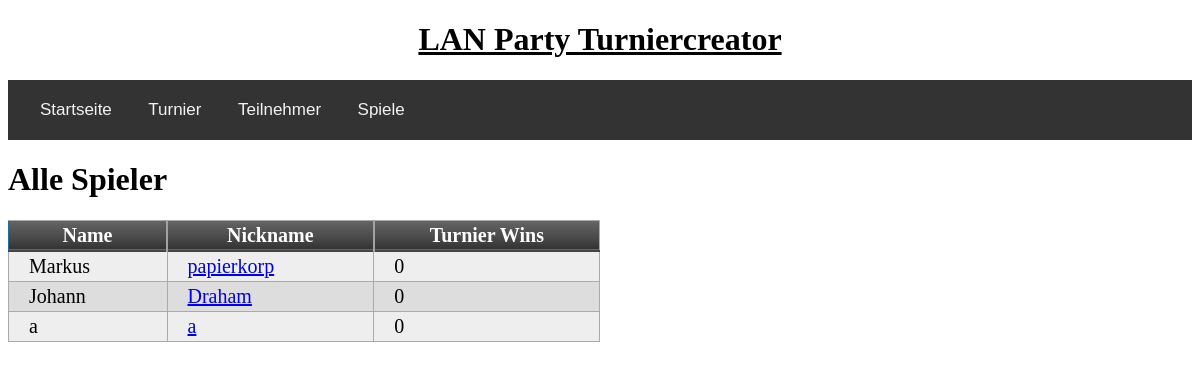
The app's page /teilnehmer with its own data.
### tables this page shows
CREATE TABLE teilnehmer(teilnehmerid integer primary key autoincrement, name text, nickname text unique);

### app/routes.py (the view)
@app.route('/teilnehmer', methods=["POST", "GET"])
def teilnehmer():
	alle_teilnehmer = get_all_teilnehmer()
	return render_template('teilnehmer.html', title="Alle Teilnehmer Übersicht", alle_teilnehmer=alle_teilnehmer)

### app/db.py (called while the page is built)
def get_all_teilnehmer():
	try:
		query = 'select name, nickname from teilnehmer;'
		cursor.execute(query)
		return cursor.fetchall()
	except sqlite3.IntegrityError as e:
		return "Integrity Error: " + str(e)
	connection.close()

### app/templates/teilnehmer.html
{% extends "base.html" %}
{% block app_content %}
        <h1>Alle Spieler</h1>
        <table class="myTable">
            <thead>
                <tr>
                    <th>Name</th>
                    <th>Nickname</th>
                    <th>Turnier Wins</th>
                </tr>
            </thead>
            {% for teilnehmer in alle_teilnehmer %}
                <tr>
                    <td>{{ teilnehmer[0] }}</td>
                    <td><a href="{{ url_for("profil", nickname=teilnehmer[1]) }}">{{ teilnehmer[1] }}</a></td>
                    <td>0</td>
                </tr>
            {% endfor %}
        </table>
{% endblock %}

### app/static/tables.css (style rules this page uses)
table.myTable { border: 1px solid #1C6EA4; background-color: #EEEEEE; min-width: 50%; width: auto; text-align: left; border-collapse: collapse; }
table.myTable td, table.myTable th { border: 1px solid #AAAAAA; padding: 3px 2px; }
table.myTable tbody td { font-size: 20px; padding-left: 20px; }
table.myTable tr:nth-child(even) { background: #DDDDDD; }
table.myTable thead { background: #333333; background: -moz-linear-gradient(top, #666666 0%, #474747 66%, #333333 100%); background: -webkit-linear-gradient(top, #666666 0%, #474747 66%, #333333 100%); background: linear-gradient(to bottom, #666666 0%, #474747 66%, #333333 100%); border-bottom: 2px solid #444444; }
table.myTable thead th { font-size: 20px; font-weight: bold; color: #FFFFFF; text-align: center; border-left: 2px solid #A2A2A2; }
table.myTable thead th:first-child { border-left: none; }

### records on screen
teilnehmer: name "Markus", nickname "papierkorp"
teilnehmer: name "Johann", nickname "Draham"
teilnehmer: name "a", nickname "a"
